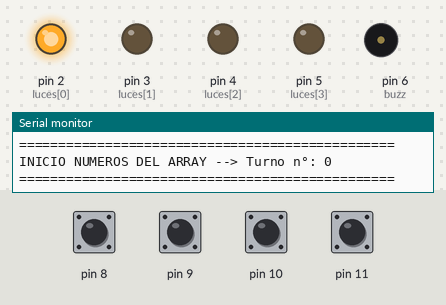
This sketch was run on a simulated Arduino Uno, built with avr-gcc and run on an emulated ATmega328P. Parts: output pins drawn as LEDs (lit = HIGH), buzzer (waves = sounding), the last lines printed to the serial monitor. Inputs (shaded band) come from the test bench; at power-on: pin 8–11 HIGH. Random numbers use the default seed unless the sketch sets one.

Above: at 0.3 s.
At 2.4 s:
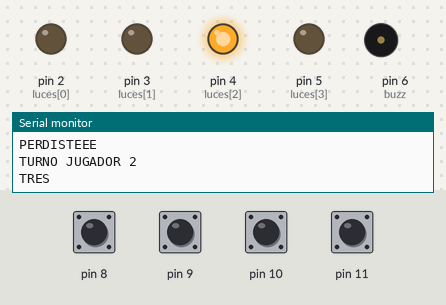
At 9.9 s:
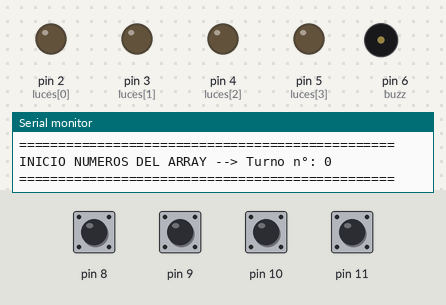
At 16.6 s:
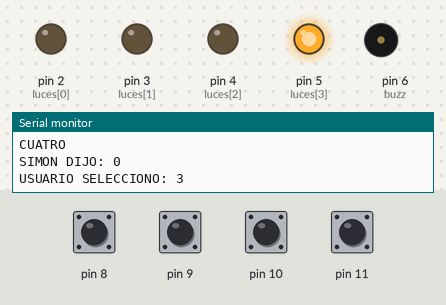
At 29.1 s:
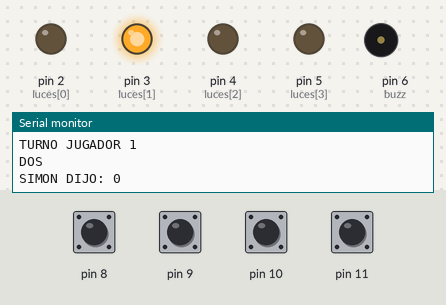
At 35.3 s:
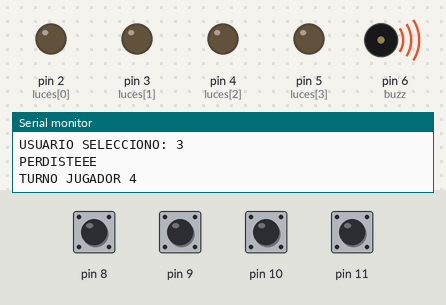
Timing chart, 0 to 40.0 s (numbered marks = the images above):
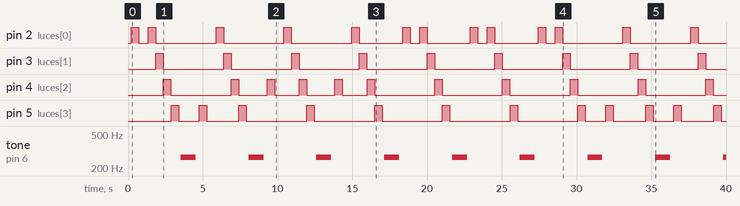

The sketch:

SimonDice.ino
```cpp
//VARIABLES
int luces[] = {2,3,4,5};
int buzz = 6;
int dice[99];
int turno = 0;
int turnoJugador = 0;
int numRandom;
int ultimoNumero = -1;
int cantidadRepeticiones = 0;
bool usuario = true;
bool perdio = false;

int uno = 0;
int dos = 0;
int tres = 0;
int cuatro = 0;

//FUNCIONES
void sonido();
void simon();

//PROGRAMA
void setup() {
  pinMode(luces[0], OUTPUT);
  pinMode(luces[1], OUTPUT);
  pinMode(luces[2], OUTPUT);
  pinMode(luces[3], OUTPUT);
  pinMode(8, INPUT_PULLUP);
  pinMode(9, INPUT_PULLUP);
  pinMode(10, INPUT_PULLUP);
  pinMode(11, INPUT_PULLUP);
  pinMode(buzz,OUTPUT);
  randomSeed(analogRead(0));
  Serial.begin(9600);
}

void loop() {

  for(int i = 0; i < 99; i++){
    Serial.println();
    Serial.println();
    Serial.print("================================================");
    Serial.println();
    Serial.print("RONDA N°");
    Serial.print(i);
    Serial.println();
    Serial.print("================================================");
    Serial.println();

    //AGREGAMOS LUCES NUEVAS AL "DICE" VALIDANDO QUE NO SE REPITA MÁS DE 4 VECES EL ÚLTIMO NÚMERO
    while(cantidadRepeticiones < 5){
      numRandom = random(4);
      Serial.print("Número Actual: ");
      Serial.print(numRandom);
      Serial.println();
      Serial.print("Ultimo:");
      Serial.print(ultimoNumero);
      Serial.println();
      if(numRandom == ultimoNumero){
        cantidadRepeticiones++;
        Serial.print("Repeticiones: ");
        Serial.print(cantidadRepeticiones);
        Serial.println();
        if(cantidadRepeticiones >= 3){
          continue;
        }
        break;
      }else{
        ultimoNumero = numRandom;
        cantidadRepeticiones = 0;
        break;
      }
    }

    //AGREGAMOS EL NÚMERO RANDOM AL ARRAY
    dice[i] = numRandom;
    Serial.print("================================================");
    Serial.println();
    Serial.print("INICIO NUMEROS DEL ARRAY --> Turno n°: ");
    Serial.print(turno);
    Serial.println();
    Serial.print("================================================");
    Serial.println();

    for(int x = 0; x <= turno; x++){
      //MOSTRAR LAS LUCES QUE TIENE EL DICE
      digitalWrite(luces[dice[x]],HIGH);
      delay(500);
      digitalWrite(luces[dice[x]],LOW);
      delay(500);

      Serial.print("N°");
      Serial.print(x);
      Serial.print(":");
      Serial.print(dice[x]);
      Serial.println();
    }

    Serial.print("================================================");
    Serial.println();
    Serial.print("FIN NUMEROS DEL ARRAY ");
    Serial.println();
    Serial.print("================================================");
    Serial.println();

    //USUARIO INGRESA VALORES Y UNA FUNCIÓN SE ENCARGA DE VALIDAR. DE IR BIEN DEJA QUE SIGA RUMBO, DE ERRRAR, ACTIVA UNA FLAG Y LO SACA DEL BUCLE + ACTIVA LA PERDIDA.
    Serial.print("TU TURNO ");
    Serial.println();
    while(usuario) {
      uno = digitalRead(8);
      dos = digitalRead(9);
      tres = digitalRead(10);
      cuatro = digitalRead(11);

      if(turnoJugador <= turno){
          if(uno){
            Serial.print("UNO");
            Serial.println();
            usuario = simon(dice, turnoJugador,0);
          if(!usuario){
            perdio = true;
            Serial.print("PERDISTEEE");
            Serial.println();
          }
          turnoJugador++;
          Serial.print("TURNO JUGADOR ");
          Serial.print(turnoJugador);
          Serial.println();
        }

        if(dos){
            Serial.print("DOS");
            Serial.println();
            usuario = simon(dice, turnoJugador,1);
          if(!usuario){
            perdio = true;
            Serial.print("PERDISTEEE");
            Serial.println();
          }
          turnoJugador++;
          Serial.print("TURNO JUGADOR ");
          Serial.print(turnoJugador);
          Serial.println();
        }

        if(tres){
            Serial.print("TRES");
            Serial.println();
            usuario = simon(dice, turnoJugador,2);
          if(!usuario){
            perdio = true;
            Serial.print("PERDISTEEE");
            Serial.println();
          }
          turnoJugador++;
          Serial.print("TURNO JUGADOR ");
          Serial.print(turnoJugador);
          Serial.println();
        }

        if(cuatro){
            Serial.print("CUATRO");
            Serial.println();
            usuario = simon(dice, turnoJugador,3);
          if(!usuario){
            perdio = true;
            Serial.print("PERDISTEEE");
            Serial.println();
          }
          turnoJugador++;
          Serial.print("TURNO JUGADOR ");
          Serial.print(turnoJugador);
          Serial.println();
        }
      } else {
        usuario = false;
      }
      delay(145);
    }

    if(perdio) {
      perdio = false;
      tone(buzz,269);
      delay(1000);
      noTone(buzz);
      break;
    }

    //FINALIZAR EL TURNO
    turno++;
    usuario = true;
    turnoJugador = 0;
    tone(buzz,269);
    delay(250);
    noTone(buzz);
  }

  ultimoNumero = -1;
  turno = 0;
  turnoJugador = 0;
  usuario = true;
}

//FUNCIONES DEL SISTEMA
bool simon(int arr[], int num, int sel){
  bool status;
  Serial.println();
  Serial.print("SIMON DIJO: ");
  Serial.print(dice[num]);
  Serial.println();
  Serial.print("USUARIO SELECCIONO: ");
  Serial.print(sel);
  Serial.println();
  digitalWrite(luces[sel],HIGH);
  delay(500);
  digitalWrite(luces[sel],LOW);

  if(dice[num] == sel){
    return status = true;
  } else  {
    return status = false;
  }
}

/* void mensaje(char const *text, int num) {
  if(!num) {
    Serial.print(text);
    Serial.println();
  }else{
    Serial.print(text + " " +  String(num));
    Serial.println();
  }
}  */

//SI SALE MAS DE 3 VECES UN MISMO NÚ  MERO PIDO QUE SE VUELVA A TIRAR LOS DADOS.

/*

  if(randi == 3) {
      //sonido();
      delay(1000);
    }


  for(int i = 0; i <= 3; i++){
    digitalWrite(Luces[i],HIGH);
    delay(500);
    digitalWrite(Luces[i],LOW);
    delay(500);
    if(i == 3){
      i = -1;
    }
  }
*/


/*void sonido() {
   tone(8,249);
  delay(165);
  noTone(8);

  delay(95);

  tone(8,249);
  delay(80);
  noTone(8);

  tone(8,369);
  delay(350);
  noTone(8);

  delay(1000);
}
*/


/*
TONO GANADOR
 /*if(uno){
        digitalWrite(luces[0],uno);
        uno = LOW;
        tone(6,259);
      }

      if(dos){
        digitalWrite(luces[1],dos);
        dos = LOW;
        tone(6,259);
      }

      if(tres){
        digitalWrite(luces[2],tres);
        tres = LOW;
        tone(6,259);
      }

      if(cuatro){
        digitalWrite(luces[3],cuatro);
        cuatro = LOW;
        tone(6,259);
      }

      delay(250);
      noTone(6);

      digitalWrite(luces[0],uno);
      digitalWrite(luces[1],dos);
      digitalWrite(luces[2],tres);
      digitalWrite(luces[3],cuatro);*/
```

Measured:
- by itself, pin 2 (luces[0]): LOW → HIGH at 0.23 s, → LOW 0.50 s later, → HIGH 0.63 s later, → LOW 0.50 s later, … (26 changes in this stretch)
- by itself, pin 3 (luces[1]): alternates HIGH for 0.50 s and LOW for 4.0 s
- by itself, pin 4 (luces[2]): LOW → HIGH at 2.4 s, → LOW 0.50 s later, → HIGH 4.0 s later, → LOW 0.50 s later, … (22 changes in this stretch)
- by itself, pin 5 (luces[3]): LOW → HIGH at 2.9 s, → LOW 0.50 s later, → HIGH 1.4 s later, → LOW 0.50 s later, … (24 changes in this stretch)
- by itself, tone on pin 6 (buzz): alternates 269 Hz for 1.0 s and silent for 3.5 s
